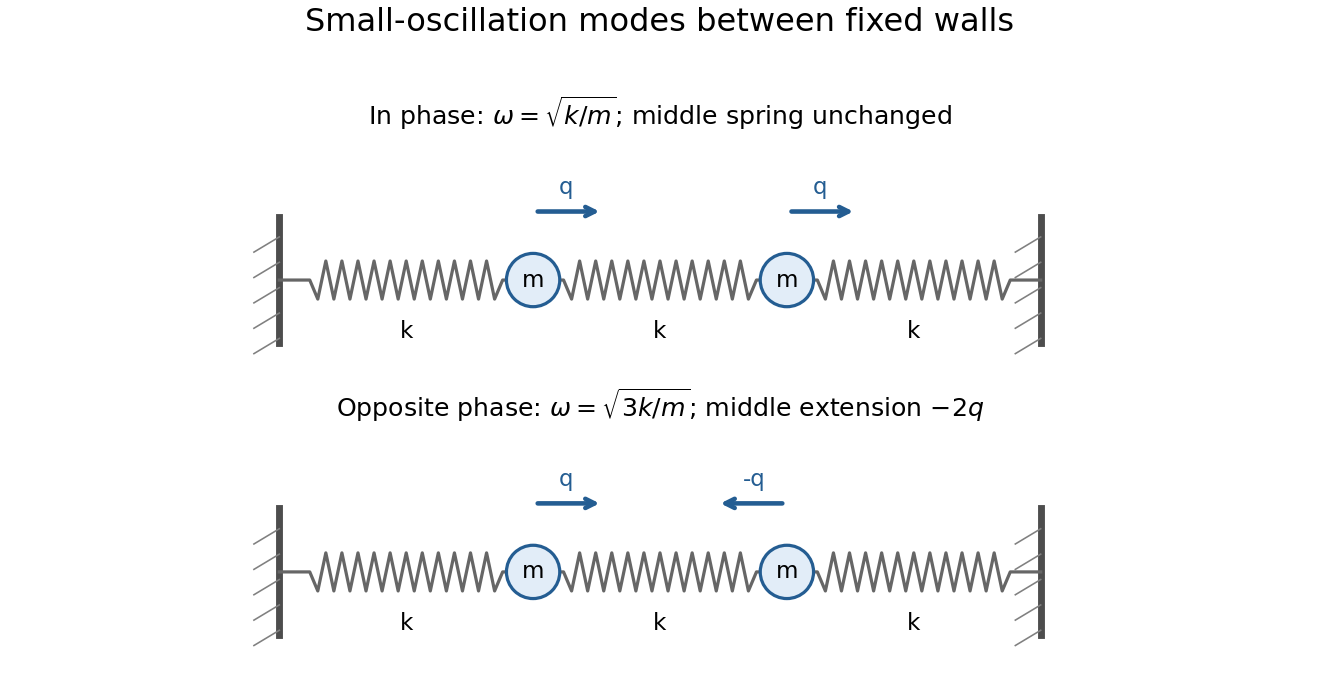

The script that saved this image:
#!/usr/bin/env python3
"""Two equal masses and three equal springs; Python 3.14, NumPy/Matplotlib.
Writes a white-background PNG in the working directory.
"""
from pathlib import Path
import numpy as np
import matplotlib
matplotlib.use('Agg')
import matplotlib.pyplot as plt
from matplotlib.patches import Circle
fig,ax=plt.subplots(figsize=(8,4.2),layout='constrained',facecolor='white')
for y,signs,title in [(0,(1,1),r'In phase: $\omega=\sqrt{k/m}$; middle spring unchanged'),(-1.15,(1,-1),r'Opposite phase: $\omega=\sqrt{3k/m}$; middle extension $-2q$')]:
 ax.text(1.5,y+.61,title,ha='center',fontsize=11)
 for x in [0,3]:
  ax.plot([x,x],[y-.25,y+.25],lw=3,color='.3')
  for dy in np.linspace(-.23,.17,5):ax.plot([x-.1,x],[y+dy-.06,y+dy],color='.5',lw=.7)
 for l,r in [(0,1),(1,2),(2,3)]:
  xx=np.linspace(l+.12,r-.12,25);yy=np.zeros_like(xx);yy[1:-1]=.075*np.where(np.arange(len(xx)-2)%2,1,-1);ax.plot(np.r_[l,xx,r],np.r_[y,y+yy,y],lw=1.4,color='.4');ax.text((l+r)/2,y-.23,'k',ha='center',fontsize=10)
 for x,s in zip([1,2],signs):
  ax.add_patch(Circle((x,y),.105,facecolor='#e2edf8',edgecolor='#245d92',lw=1.4,zorder=3));ax.text(x,y,'m',ha='center',va='center',fontsize=10)
  ax.annotate('',xy=(x+.28*s,y+.27),xytext=(x,y+.27),arrowprops={'arrowstyle':'->','color':'#245d92','lw':2})
  ax.text(x+.13*s,y+.34,('q'if s>0 else '-q'),ha='center',fontsize=10,color='#245d92')
ax.set(aspect='equal',xlim=(-.25,3.25),ylim=(-1.6,.9));ax.axis('off');fig.suptitle('Small-oscillation modes between fixed walls',fontsize=14)
fig.savefig(Path.cwd()/'2010-two-mass-spring-modes.png',dpi=165,facecolor='white')
